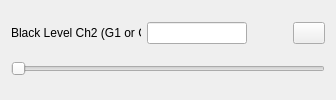
                      <widget class="QWidget" name="tab_6">
                       <attribute name="title">
                        <string>Ch. 2</string>
                       </attribute>
                       <layout class="QVBoxLayout" name="verticalLayout_26">
                        <item>
                         <layout class="QHBoxLayout" name="horizontalLayout_24">
                          <item>
                           <widget class="QLabel" name="L_Black2">
                            <property name="minimumSize">
                             <size>
                              <width>130</width>
                              <height>0</height>
                             </size>
                            </property>
                            <property name="maximumSize">
                             <size>
                              <width>120</width>
                              <height>16777215</height>
                             </size>
                            </property>
                            <property name="text">
                             <string>Black Level Ch2 (G1 or C):</string>
                            </property>
                           </widget>
                          </item>
                          <item>
                           <widget class="QLineEdit" name="LE_Black_2">
                            <property name="maximumSize">
                             <size>
                              <width>100</width>
                              <height>16777215</height>
                             </size>
                            </property>
                           </widget>
                          </item>
                          <item>
                           <spacer name="horizontalSpacer_12">
                            <property name="orientation">
                             <enum>Qt::Horizontal</enum>
                            </property>
                            <property name="sizeHint" stdset="0">
                             <size>
                              <width>40</width>
                              <height>20</height>
                             </size>
                            </property>
                           </spacer>
                          </item>
                          <item>
                           <widget class="QPushButton" name="B_BlackOrig_2">
                            <property name="minimumSize">
                             <size>
                              <width>32</width>
                              <height>0</height>
                             </size>
                            </property>
                            <property name="maximumSize">
                             <size>
                              <width>32</width>
                              <height>16777215</height>
                             </size>
                            </property>
                            <property name="text">
                             <string/>
                            </property>
                            <property name="icon">
                             <iconset resource="icons.qrc">
                              <normaloff>:/Icons/curved.ico</normaloff>:/Icons/curved.ico</iconset>
                            </property>
                           </widget>
                          </item>
                         </layout>
                        </item>
                        <item>
                         <widget class="QSlider" name="SD_Black_2">
                          <property name="minimum">
                           <number>0</number>
                          </property>
                          <property name="maximum">
                           <number>32000</number>
                          </property>
                          <property name="value">
                           <number>0</number>
                          </property>
                          <property name="sliderPosition">
                           <number>0</number>
                          </property>
                          <property name="orientation">
                           <enum>Qt::Horizontal</enum>
                          </property>
                         </widget>
                        </item>
                       </layout>
                      </widget>
